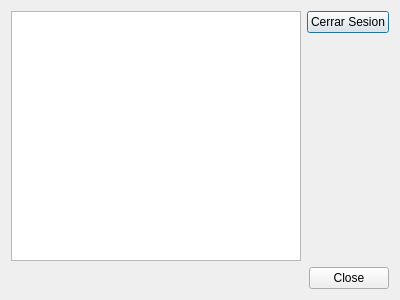
<?xml version="1.0" encoding="UTF-8"?>
<ui version="4.0">
 <class>wUserList</class>
 <widget class="QDialog" name="wUserList">
  <property name="geometry">
   <rect>
    <x>0</x>
    <y>0</y>
    <width>400</width>
    <height>300</height>
   </rect>
  </property>
  <property name="windowTitle">
   <string>Usuarios Online</string>
  </property>
  <layout class="QVBoxLayout" name="verticalLayout_2">
   <item>
    <layout class="QHBoxLayout" name="horizontalLayout">
     <item>
      <widget class="QListWidget" name="listWidget"/>
     </item>
     <item>
      <layout class="QVBoxLayout" name="verticalLayout">
       <item>
        <widget class="QPushButton" name="pushButton">
         <property name="text">
          <string>Cerrar Sesion</string>
         </property>
        </widget>
       </item>
       <item>
        <spacer name="verticalSpacer">
         <property name="orientation">
          <enum>Qt::Vertical</enum>
         </property>
         <property name="sizeHint" stdset="0">
          <size>
           <width>20</width>
           <height>40</height>
          </size>
         </property>
        </spacer>
       </item>
      </layout>
     </item>
    </layout>
   </item>
   <item>
    <widget class="QDialogButtonBox" name="buttonBox">
     <property name="orientation">
      <enum>Qt::Horizontal</enum>
     </property>
     <property name="standardButtons">
      <set>QDialogButtonBox::Close</set>
     </property>
    </widget>
   </item>
  </layout>
 </widget>
 <resources/>
 <connections>
  <connection>
   <sender>buttonBox</sender>
   <signal>accepted()</signal>
   <receiver>wUserList</receiver>
   <slot>accept()</slot>
   <hints>
    <hint type="sourcelabel">
     <x>248</x>
     <y>254</y>
    </hint>
    <hint type="destinationlabel">
     <x>157</x>
     <y>274</y>
    </hint>
   </hints>
  </connection>
  <connection>
   <sender>buttonBox</sender>
   <signal>rejected()</signal>
   <receiver>wUserList</receiver>
   <slot>reject()</slot>
   <hints>
    <hint type="sourcelabel">
     <x>316</x>
     <y>260</y>
    </hint>
    <hint type="destinationlabel">
     <x>286</x>
     <y>274</y>
    </hint>
   </hints>
  </connection>
 </connections>
</ui>
